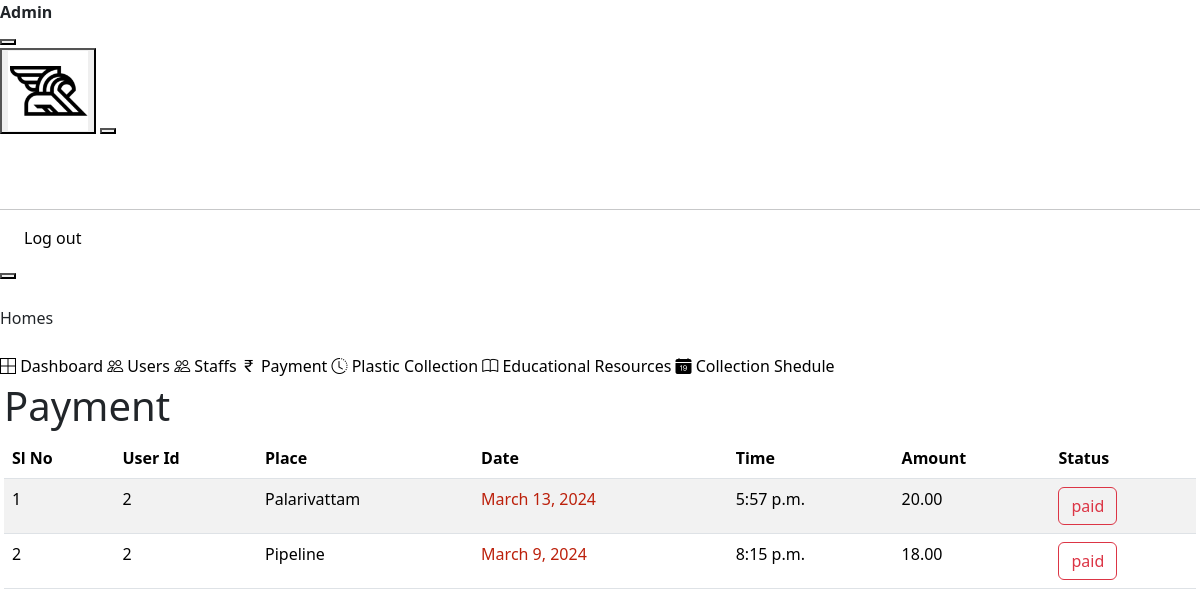
The app's page /admin_view_payment_list (signed in), older data.
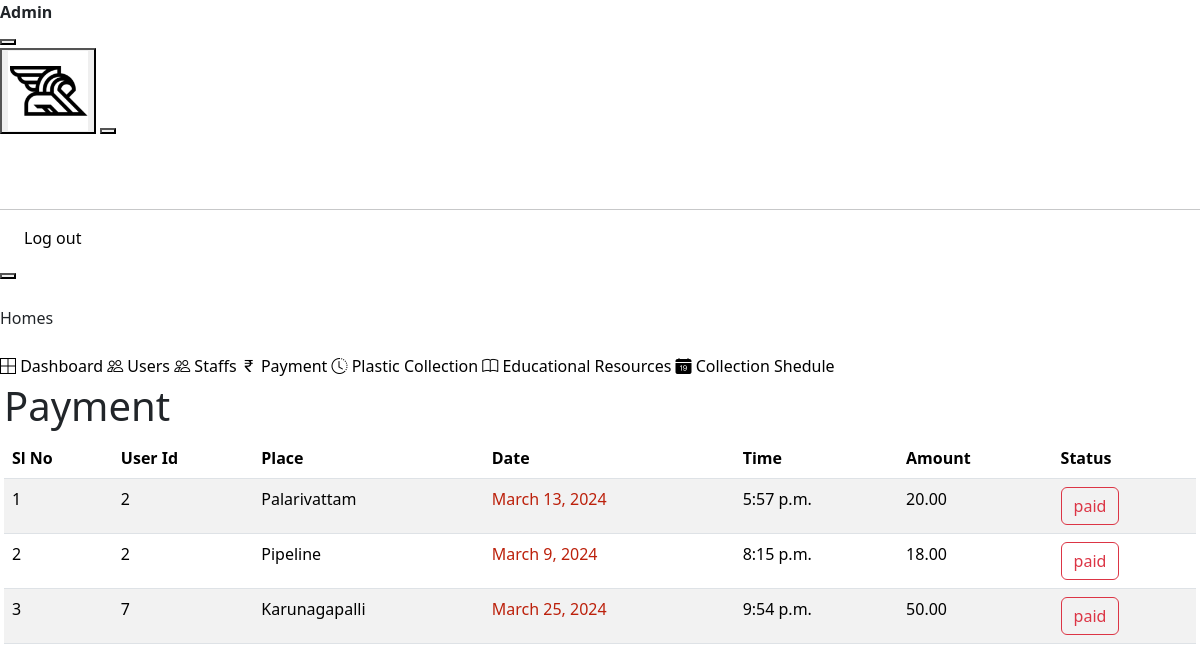
The same page, newer data.
### smApp/models.py (models this page shows, shortened)
class PlasticCollection(models.Model):
    PAYMENT_CHOICES = [
        ('pending', 'Pending'),
        ('paid', 'Paid'),
    ]
    user_id = models.CharField(max_length=50,null=True)
    place = models.CharField(max_length=50,null=True)
    date = models.DateField()
    time = models.TimeField(null=True)
    amount_collected = models.DecimalField(max_digits=100, decimal_places=2,null=True)
    payment_status = models.CharField(max_length=20, choices=PAYMENT_CHOICES, default='pending')
    plastic_amount = models.CharField(max_length=50,null=True)

### smApp/views.py (the view)
# urls.py: path('admin_view_payment_list', views.admin_view_payment_list, name='admin_view_payment_list'),
def admin_view_payment_list(request):
    user_id = request.session['user_id']
    print('User id is: ',user_id)
    user = Customer.objects.filter(user__id=user_id)
    contributions = PlasticCollection.objects.all()
    context = {
        'user':user,
        'contributions':contributions
    }
    return render(request,'admin_view_payment_list.html',context)

### smApp/context_processor.py (called while the page is built)
def global_context(request):
    user_id = request.session['user_id']
    today = date.today()
    start_date = today
    end_date = today + timedelta(days=2)
    filtered_data = PlasticCollectionSchedule.objects.filter(date__range=(start_date, end_date), user=user_id)
    print(filtered_data)
    context = {
        'filtered_data':filtered_data,
        'count':filtered_data.count()
    }
    return context

### templates/admin_view_payment_list.html (shortened to what this page needs)
{% extends 'admin_index.html' %}
{% block content %}
<link
  href="https://cdn.jsdelivr.net/npm/bootstrap@5.3.3/dist/css/bootstrap.min.css"
  rel="stylesheet"
/>
<div
  class="page-wrapper pt-8 pl-5"
  id="main-wrapper"
  data-layout="vertical"
  data-navbarbg="skin6"
  data-sidebartype="full"
  data-sidebar-position="fixed"
  data-header-position="fixed"
>
  <h1>Payment</h1>
  <table class="table table-striped table-hover">
    <thead>
      <tr>
        <th scope="col">Sl No</th>
        <th scope="col">User Id</th>
        <th scope="col">Place</th>
        <th scope="col">Date</th>
        <th scope="col">Time</th>
        <th scope="col">Amount</th>
        <th scope="col">Status</th>
      </tr>
    </thead>
    <tbody>
      {% for contribution in contributions %}
      <tr>
        <td>{{forloop.counter}}</td>
        <td>{{ contribution.user_id }}</td>
        <td>{{ contribution.place }}</td>
        <td style="color: rgb(188, 32, 11)">{{ contribution.date }}</td>
        <td>{{ contribution.time }}</td>
        <td>{{ contribution.amount_collected }}</td>
        <td>
          <button class="btn btn-outline-danger">
            {{ contribution.payment_status }}
          </button>
        </td>
      </tr>
      {% endfor %}
    </tbody>
  </table>
</div>
{% endblock %}

Row changes from the older to the newer data that the page shows:
added PlasticCollection: user_id "7", place "Karunagapalli", date "March 25, 2024", time "9:54 p.m.", amount_collected "50.00", payment_status "paid"
